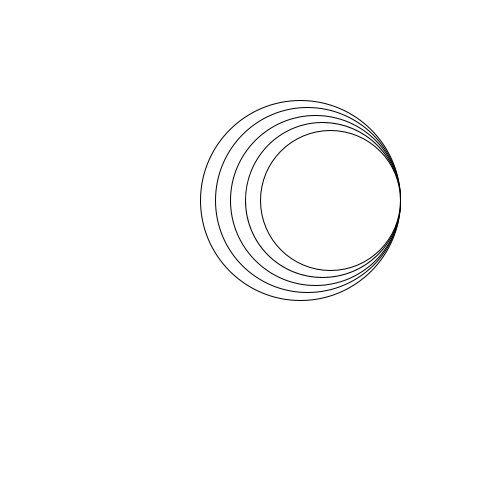
Frame 1 (no input)
Frame 60 (the mouse pressed at the canvas centre just before this capture): identical to frame 1, image omitted
Frame 120 (the mouse held since frame 60 and released just before this capture): identical to frame 1, image omitted

The Processing sketch that drew this single still picture (run headless with seeded random() and noise(); from frame 60 on, the mouse is pressed at the canvas centre):

// Processing sketch: sketch_9_6
// ── sketch_9_6.pde
//Hier komen je variabelen.

//Wordt een keer uitgevoerd aan het begin.
void setup(){
  size(500,500);  
  //code
}

//Wordt zo vaak als de ingestelde framerate uitgevoerd.
void draw(){
  background(255,255,255);
  int sizeC = 200;

for(int i = 0; i < 5; i++){
  ellipse(300 + i * 7.5 , 200 , sizeC,sizeC);
  sizeC-=15;
}
}
